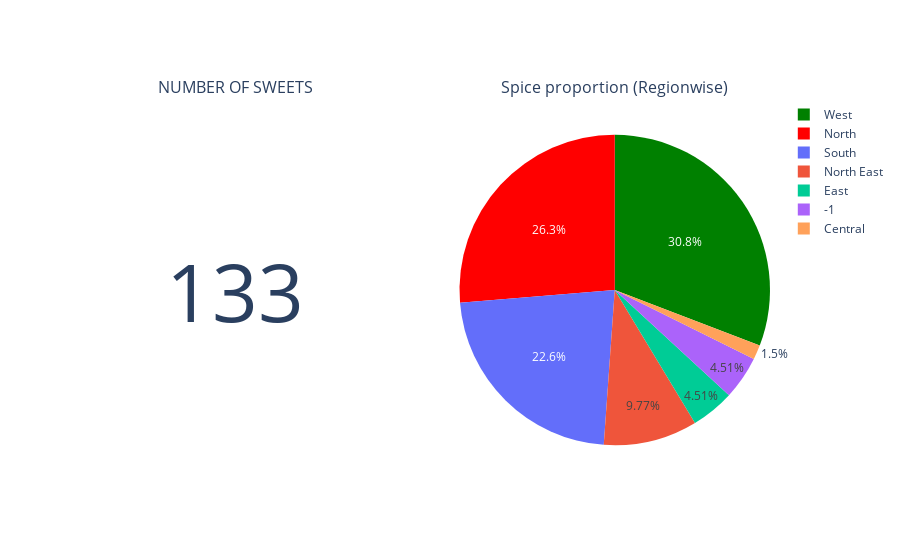

Notebook cell for this chart:
### Markdown cell above
# SPICE_ANALYSIS

### Code cell
x1=data[data["flavor_profile"]=="spicy"].reset_index()
x1=x1[["index", "region", "flavor_profile", "name"]]
spicy= x1["region"].value_counts().reset_index()
spicy.columns=['region', 'counts']

fig = make_subplots(
    rows=1, cols=2,subplot_titles=('NUMBER OF SWEETS',"Spice proportion (Regionwise)" ''),
    specs=[[{'type': 'indicator'},{'type': 'pie'}  ]] )

#1
total_dishes= x1['name'].shape[0]
total_dishes

fig.add_trace(go.Indicator(
    mode = 'number',
    value = int(total_dishes)),row=1, col=1)

#2
fig.add_trace(go.Pie(labels=spicy["region"], 
                     values=spicy['counts'],textinfo='percent',
                    marker= dict(colors=['green','red'])),row=1, col=2)


fig.show()

### Figure 1 — Plotly figure (JSON) as saved in the notebook; plotly's stock layout.template omitted (floating-point values rounded to 4 significant figures)
{"data": [{"domain": {"x": [0, 0.45], "y": [0, 1]}, "mode": "number", "type": "indicator", "value": 133}, {"domain": {"x": [0.55, 1], "y": [0, 1]}, "labels": ["West", "North", "South", "North East", "East", "-1", "Central"], "marker": {"colors": ["green", "red"]}, "textinfo": "percent", "type": "pie", "values": [41, 35, 30, 13, 6, 6, 2]}], "layout": {"annotations": [{"font": {"size": 16}, "showarrow": false, "text": "NUMBER OF SWEETS", "x": 0.225, "xanchor": "center", "xref": "paper", "y": 1, "yanchor": "bottom", "yref": "paper"}, {"font": {"size": 16}, "showarrow": false, "text": "Spice proportion (Regionwise)", "x": 0.775, "xanchor": "center", "xref": "paper", "y": 1, "yanchor": "bottom", "yref": "paper"}]}}
